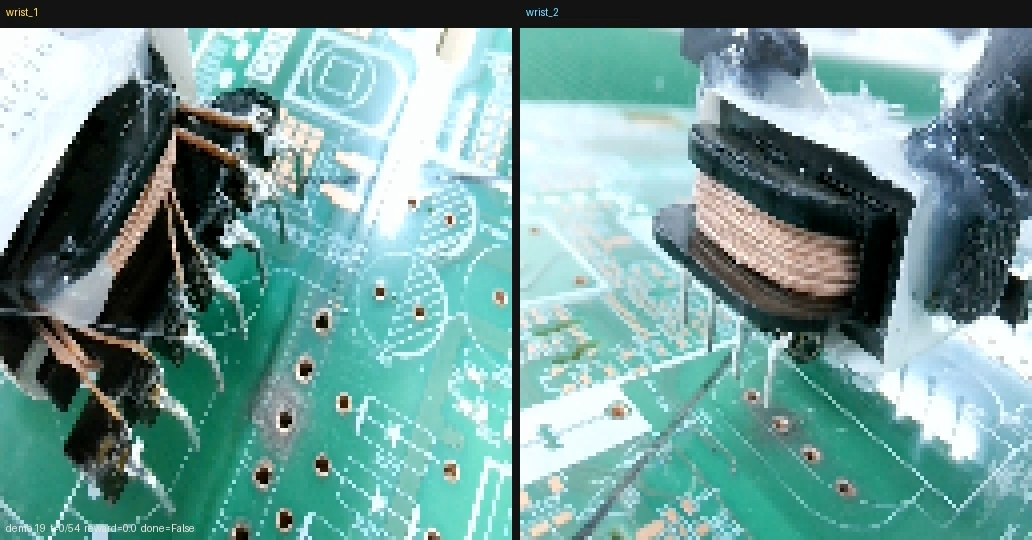
#> input picture images/THT电容插件装配.png, 1032 x 540 px; its folder holds only this picture in this run
$ python -i rynnvalue_live_hud.py   (imports and definitions only)
#> lines starting #> are read from the running program, lines starting #| are printed output that depends on the picture
#!/usr/bin/env python3
"""Async RynnValue Live HUD for sim rollouts.

Env-agnostic scoring / overlay layer: push RGB frames from any sim loop,
score via reward_server on a wall-clock interval (not control-rate), and
draw an OpenCV overlay of remaining time.

Per-sim observation adapters live in ``rynnvalue_sim_bridge`` (LIBERO first;
RoboTwin / MolmoSpaces / MuJoCo profiles stubbed for the same CLI).
"""
from __future__ import annotations

import io
import json
import logging
import threading
import time
from collections import deque
from dataclasses import dataclass, field
from pathlib import Path
from typing import Any, Deque, Dict, List, Optional, Sequence, Tuple

import numpy as np

logger = logging.getLogger(__name__)

DEFAULT_SERVER_URL = "http://127.0.0.1:8001"
DEFAULT_ROBOT_DESCRIPTION = "a Franka single-arm robot"
DEFAULT_CAMERA_DESCRIPTION = "the third-person agentview camera"
# OpenCV window defaults (WINDOW_NORMAL + free resize).
DEFAULT_WINDOW_WIDTH = 960
DEFAULT_WINDOW_HEIGHT = 720
# Upscale tiny sim frames before drawing HUD so text/plot stay readable.
HUD_DRAW_MIN_SIDE = 720


# [15 lines left out: function _primary_monitor_rect, not called in this run]


# OpenCV QT5 HighGUI persists geometry by window title; bumping a zero-width
# suffix makes each open a fresh window so restore cannot yank it off-center.
_WINDOW_NAME_SEQ = 0


# [113 lines left out: functions _fresh_window_name, _center_opencv_window, _set_opencv_window_topmost, _x11_set_window_above, not called in this run]


@dataclass
class HudSnapshot:
    remaining_s: Optional[float] = None
    reward_phi: Optional[float] = None
    progress_curve: List[float] = field(default_factory=list)
    step: int = 0
    scored_at: float = 0.0
    latency_s: float = 0.0
    error: str = ""
    instruction: str = ""


def _as_uint8_rgb(frame: np.ndarray) -> np.ndarray:
    arr = np.asarray(frame)
    if arr.ndim == 2:
        arr = np.stack([arr, arr, arr], axis=-1)
    if arr.ndim != 3 or arr.shape[-1] not in (1, 3, 4):
        raise ValueError(f"unexpected frame shape: {arr.shape}")
    if arr.shape[-1] == 1:
        arr = np.repeat(arr, 3, axis=-1)
    elif arr.shape[-1] == 4:
        arr = arr[..., :3]
    if arr.dtype != np.uint8:
        arr = np.clip(arr, 0, 255).astype(np.uint8)
    return np.ascontiguousarray(arr)


# [135 lines left out: functions _uniform_sample, _numpy_to_npy_file_tuple, _build_multipart_payload, _post_multipart, score_frames, not called in this run]


def _fit_put_text(
    img: np.ndarray,
    text: str,
    org: Tuple[int, int],
    font_scale: float,
    color: Tuple[int, int, int],
    thickness: int,
    max_width: int,
) -> None:
    """Draw text clipped to ``max_width`` (ellipsis when truncated)."""
    import cv2

    if max_width <= 8 or not text:
        return
    font = cv2.FONT_HERSHEY_SIMPLEX
    shown = text
    while shown:
        (tw, _th), _ = cv2.getTextSize(shown, font, font_scale, thickness)
        if tw <= max_width:
            break
        if len(shown) <= 1:
            shown = ""
            break
        cut = max(1, len(shown) - 2)
        shown = shown[:cut] + ("…" if cut < len(text) else "")
    if shown:
        cv2.putText(img, shown, org, font, font_scale, color, thickness, cv2.LINE_AA)


def draw_hud_overlay(
    frame: np.ndarray,
    snap: HudSnapshot,
    *,
    history: Optional[Sequence[float]] = None,
) -> np.ndarray:
    """Return BGR image with remaining-time HUD (OpenCV)."""
    import cv2

    img = _as_uint8_rgb(frame)
    h0, w0 = img.shape[:2]
    # Upscale tiny sim frames so panel text / curve stay readable in the window.
    side = max(h0, w0)
    if side < HUD_DRAW_MIN_SIDE:
        scale = HUD_DRAW_MIN_SIDE / float(side)
        img = cv2.resize(
            img,
            (max(1, int(round(w0 * scale))), max(1, int(round(h0 * scale)))),
            interpolation=cv2.INTER_LINEAR,
        )
    bgr = cv2.cvtColor(img, cv2.COLOR_RGB2BGR)
    h, w = bgr.shape[:2]

    # Top panel: left text column + right curve plot (no overlap).
    panel_h = min(160, max(108, h // 5))
    plot_w = max(160, min(280, w // 3))
    plot_pad = 10
    plot_x0 = w - plot_w - plot_pad
    text_max_w = max(40, plot_x0 - 20)

    overlay = bgr.copy()
    cv2.rectangle(overlay, (0, 0), (w, panel_h), (20, 20, 20), -1)
    cv2.addWeighted(overlay, 0.65, bgr, 0.35, 0, bgr)

    age = (time.time() - snap.scored_at) if snap.scored_at else float("nan")
    if snap.remaining_s is not None:
        title = f"RynnValue  rem={snap.remaining_s:.2f}s"
        phi_line = f"Phi={-(snap.remaining_s):.2f}"
        color = (80, 220, 120)
    elif snap.error:
        title = f"RynnValue  ERR: {snap.error[:64]}"
        phi_line = ""
        color = (60, 60, 220)
    else:
        title = "RynnValue  waiting…"
        phi_line = ""
        color = (180, 180, 180)

    _fit_put_text(bgr, title, (12, 32), 0.7, color, 2, text_max_w)
    if phi_line:
        _fit_put_text(bgr, phi_line, (12, 58), 0.6, color, 2, text_max_w)
        meta_y = 82
    else:
        meta_y = 58
    meta = f"step={snap.step}  latency={snap.latency_s:.2f}s  age={age:.1f}s"
    _fit_put_text(bgr, meta, (12, meta_y), 0.5, (220, 220, 220), 1, text_max_w)
    if snap.instruction:
        _fit_put_text(
            bgr,
            snap.instruction,
            (12, min(panel_h - 12, meta_y + 24)),
            0.45,
            (200, 200, 200),
            1,
            text_max_w,
        )

    hist = list(history or [])
    if len(hist) >= 2:
        plot_y0 = 10
        plot_h = panel_h - 20
        cv2.rectangle(
            bgr,
            (plot_x0, plot_y0),
            (plot_x0 + plot_w, plot_y0 + plot_h),
            (40, 40, 40),
            -1,
        )
        cv2.rectangle(
            bgr,
            (plot_x0, plot_y0),
            (plot_x0 + plot_w, plot_y0 + plot_h),
            (90, 90, 90),
            1,
        )
        vals = np.asarray(hist[-64:], dtype=np.float32)
        vmin, vmax = float(vals.min()), float(vals.max())
        if abs(vmax - vmin) < 1e-6:
            vmax = vmin + 1.0
        # Leave a small right margin inside the plot for the latest value label.
        label_w = 56
        xs = np.linspace(plot_x0 + 4, plot_x0 + plot_w - label_w - 4, num=len(vals))
        pts = []
        for x, v in zip(xs, vals):
            y = plot_y0 + plot_h - 4 - (float(v) - vmin) / (vmax - vmin) * (plot_h - 8)
            pts.append([int(x), int(y)])
        cv2.polylines(
            bgr,
            [np.asarray(pts, dtype=np.int32)],
            False,
            (80, 200, 255),
            2,
            cv2.LINE_AA,
        )
        last_v = float(vals[-1])
        last_y = int(
            plot_y0 + plot_h - 4 - (last_v - vmin) / (vmax - vmin) * (plot_h - 8)
        )
        last_y = max(plot_y0 + 14, min(plot_y0 + plot_h - 6, last_y))
        cv2.putText(
            bgr,
            f"{last_v:.2f}",
            (plot_x0 + plot_w - label_w + 2, last_y),
            cv2.FONT_HERSHEY_SIMPLEX,
            0.45,
            (80, 200, 255),
            1,
            cv2.LINE_AA,
        )

    return bgr


class RynnValueLiveHud:
    """Non-blocking Live HUD: push frames from the sim loop; scores by wall clock."""

    def __init__(
        self,
        *,
        server_url: str = DEFAULT_SERVER_URL,
        instruction: str = "",
        refresh_sec: float = 1.0,
        num_frames: int = 8,
        max_buffer: int = 256,
        timeout_s: float = 60.0,
        robot_description: str = DEFAULT_ROBOT_DESCRIPTION,
        camera_description: str = DEFAULT_CAMERA_DESCRIPTION,
        show_window: bool = True,
        window_name: str = "RynnValue Live HUD",
        status_path: Optional[str] = None,
        use_frame_steps: bool = False,
        flip_ud: bool = True,
    ) -> None:
        self.server_url = (server_url or DEFAULT_SERVER_URL).rstrip("/")
        self.instruction = instruction or ""
        self.refresh_sec = max(0.2, float(refresh_sec))
        self.num_frames = max(1, int(num_frames))
        self.max_buffer = max(self.num_frames, int(max_buffer))
        self.timeout_s = float(timeout_s)
        self.robot_description = robot_description
        self.camera_description = camera_description
        self.show_window = bool(show_window)
        self._window_name_base = window_name or "RynnValue Live HUD"
        self.window_name = self._window_name_base
        self.status_path = Path(status_path) if status_path else None
        self.use_frame_steps = bool(use_frame_steps)
        # LIBERO/robosuite offscreen RGB is OpenGL origin (first row = bottom).
        # mujoco.Renderer already returns top-left origin — do not flip that path.
        self.flip_ud = bool(flip_ud)

        self._frames: Deque[np.ndarray] = deque(maxlen=self.max_buffer)
        self._lock = threading.Lock()
        self._stop = threading.Event()
        self._wake = threading.Event()
        self._thread: Optional[threading.Thread] = None
        self._snap = HudSnapshot(instruction=self.instruction)
        self._history: Deque[float] = deque(maxlen=256)
        self._last_overlay_bgr: Optional[np.ndarray] = None
        self._last_display_rgb: Optional[np.ndarray] = None
        self._inflight = False
        self._dirty = False
        self._step = 0
        self._cv2 = None
        self._window_dismissed = False  # user closed window / pressed Esc
        self._last_err_log_at = 0.0
        self._last_err_text = ""
        self._last_overlay_write_at = 0.0
        self._overlay_write_min_interval_s = 0.1  # ~10 Hz for eai workspace preview
        # Keep recentering for a few frames after (re)create.
        self._center_attempts_left = 0
        self._window_seen_open = False
        self._window_missing_streak = 0

    def _arm_window_center(self, attempts: int = 20) -> None:
        """Schedule recenter on subsequent pump_window calls."""
        self._center_attempts_left = max(0, int(attempts))

    # [130 lines left out: functions _maybe_center_window, _ensure_window, start, dismiss_window, window_is_open, not called in this run]

    def user_closed_window(self) -> bool:
        return bool(self._window_dismissed)

    # [32 lines left out: functions stop, set_instruction, reset_episode, not called in this run]

    def push_frame(
        self,
        frame: np.ndarray,
        *,
        step: Optional[int] = None,
        display_frame: Optional[np.ndarray] = None,
    ) -> HudSnapshot:
        """Push a frame for scoring; optionally show a different image in the window.

        ``frame`` goes to the score buffer (e.g. openpi-flipped LIBERO agentview).
        ``display_frame`` (if set) is used only for the OpenCV overlay / saved HUD
        video so the window can match the sim viewer orientation.
        """
        if self._window_dismissed or self._stop.is_set():
            return self.snapshot()
        rgb = _as_uint8_rgb(frame)
        display_rgb = (
            _as_uint8_rgb(display_frame) if display_frame is not None else rgb
        )
        if self.flip_ud:
            rgb = np.ascontiguousarray(rgb[::-1])
            display_rgb = (
                rgb
                if display_frame is None
                else np.ascontiguousarray(display_rgb[::-1])
            )
        with self._lock:
            self._frames.append(rgb)
            if step is not None:
                self._step = int(step)
            else:
                self._step += 1
            self._dirty = True
            snap = HudSnapshot(
                remaining_s=self._snap.remaining_s,
                reward_phi=self._snap.reward_phi,
                progress_curve=list(self._snap.progress_curve),
                step=self._step,
                scored_at=self._snap.scored_at,
                latency_s=self._snap.latency_s,
                error=self._snap.error,
                instruction=self.instruction,
            )
            history = list(self._history)

        overlay = draw_hud_overlay(display_rgb, snap, history=history)
        with self._lock:
            self._last_overlay_bgr = overlay
            self._last_display_rgb = display_rgb
        self._write_overlay_image(overlay)

        self.pump_window(force_overlay=overlay)
        return snap

    def pump_window(self, force_overlay: Optional[np.ndarray] = None) -> None:
        """Refresh OpenCV window (call from the process/thread that owns the GUI).

        Qt/HighGUI is not thread-safe: RoboTwin should run the frame-bus sidecar
        in a dedicated process so ``imshow`` / ``waitKey`` stay on that main thread.

        Closing the window (X) or pressing Esc/q stops the GUI and scoring.
        Subsequent ``imshow`` calls are skipped so the window does not pop back open.
        """
        if self._window_dismissed or not self.show_window:
            return
        if self._cv2 is None or not self._ensure_window():
            return
        overlay = force_overlay
        if overlay is None:
            # Rebuild overlay when score snapshot advanced since last push.
            with self._lock:
                display_rgb = self._last_display_rgb
                snap = HudSnapshot(
                    remaining_s=self._snap.remaining_s,
                    reward_phi=self._snap.reward_phi,
                    progress_curve=list(self._snap.progress_curve),
                    step=self._snap.step,
                    scored_at=self._snap.scored_at,
                    latency_s=self._snap.latency_s,
                    error=self._snap.error,
                    instruction=self._snap.instruction,
                )
                history = list(self._history)
                cached = self._last_overlay_bgr
            if display_rgb is not None:
                overlay = draw_hud_overlay(display_rgb, snap, history=history)
                with self._lock:
                    self._last_overlay_bgr = overlay
                self._write_overlay_image(overlay)
            else:
                overlay = cached
        try:
            if overlay is not None:
                # Recreate if a sim backend wiped HighGUI windows.
                if not self.window_is_open():
                    self._ensure_window()
                self._cv2.imshow(self.window_name, overlay)
                # Re-assert topmost while recentering (not every frame — X11 is heavy).
                if self._center_attempts_left > 0:
                    _set_opencv_window_topmost(self._cv2, self.window_name)
                self._maybe_center_window(overlay)
            key = int(self._cv2.waitKey(1) & 0xFF)
        except Exception as exc:  # noqa: BLE001
            logger.warning("imshow failed: %s", exc)
            self.dismiss_window("imshow error")
            return
        if key in (27, ord("q"), ord("Q")):  # Esc / q
            self.dismiss_window("Esc/q")
            return
        if self.window_is_open():
            self._window_seen_open = True
            self._window_missing_streak = 0
        else:
            # QT reports -1 during create/move; only treat as user-X after the
            # window was stably open, and only after several consecutive misses.
            # If never seen open (e.g. destroyAllWindows mid-reset), recreate.
            self._window_missing_streak += 1
            if not self._window_seen_open:
                self._ensure_window()
            elif self._window_missing_streak >= 8:
                self.dismiss_window("title-bar X")

    # [20 lines left out: functions snapshot, last_overlay_rgb, not called in this run]

    def overlay_image_path(self) -> Optional[Path]:
        """Sibling JPEG path for eai workspace preview (``*_overlay.jpg``)."""
        if self.status_path is None:
            return None
        return self.status_path.with_name(self.status_path.stem + "_overlay.jpg")

    def _write_overlay_image(self, overlay_bgr: Optional[np.ndarray]) -> None:
        """Atomically write BGR overlay JPEG next to status_path for GUI embedding."""
        path = self.overlay_image_path()
        if path is None or overlay_bgr is None:
            return
        now = time.time()
        if now - self._last_overlay_write_at < self._overlay_write_min_interval_s:
            return
        self._last_overlay_write_at = now
        try:
            import cv2

            path.parent.mkdir(parents=True, exist_ok=True)
            # Keep a real image suffix so OpenCV picks a JPEG writer
            # (``.jpg.tmp`` is treated as extension ``.tmp`` and fails).
            tmp = path.with_name(path.stem + ".writing.jpg")
            ok = cv2.imwrite(str(tmp), overlay_bgr)
            if ok:
                tmp.replace(path)
            elif tmp.is_file():
                try:
                    tmp.unlink()
                except OSError:
                    pass
        except Exception as exc:  # noqa: BLE001
            logger.debug("overlay write failed: %s", exc)

    # [124 lines left out: functions _write_status, _worker, not called in this run]


__all__ = [
    "DEFAULT_CAMERA_DESCRIPTION",
    "DEFAULT_ROBOT_DESCRIPTION",
    "DEFAULT_SERVER_URL",
    "HudSnapshot",
    "RynnValueLiveHud",
    "draw_hud_overlay",
    "score_frames",
]

>>> import cv2
>>> picture = cv2.cvtColor(cv2.imread('../images/THT电容插件装配.png'), cv2.COLOR_BGR2RGB)
>>> result = RynnValueLiveHud().push_frame(picture)
#> in push_frame, `rgb = np.ascontiguousarray(rgb[::-1])`:
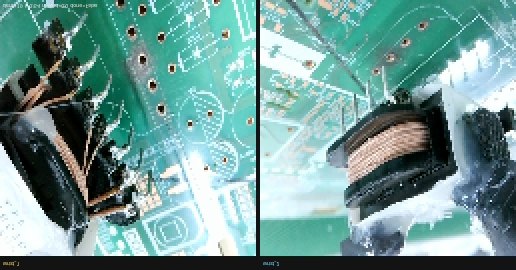
#> rgb: shape (540, 1032, 3) (shown at 1/2 size); mean R, G, B 113.5, 153.8, 150.4
#> in draw_hud_overlay, `cv2.rectangle(overlay, (0, 0), (w, panel_h), (20, 20, 20), -1)`:
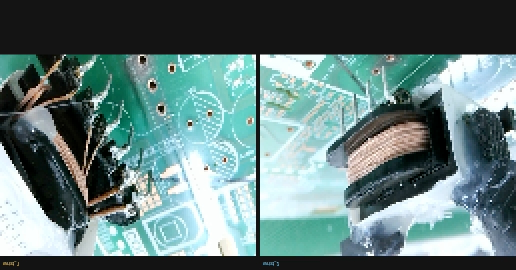
#> overlay: shape (540, 1032, 3) (shown at 1/2 size); mean B, G, R 124.1, 124.9, 99.4
#> in draw_hud_overlay, `cv2.addWeighted(overlay, 0.65, bgr, 0.35, 0, bgr)`:
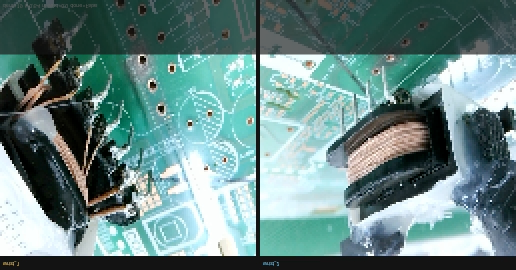
#> bgr: shape (540, 1032, 3) (shown at 1/2 size); mean B, G, R 133.3, 135, 104.4
#> call 2 of _fit_put_text, with text = 'step=1  latency=0.00s  age=nans', org = (12, 58), font_scale = 0.5, color = (220, 220, 220), thickness = 1, max_width = 722
#> in _fit_put_text (call 2), `cv2.putText(img, shown, org, font, font_scale, color, thickness, cv2.L..`:
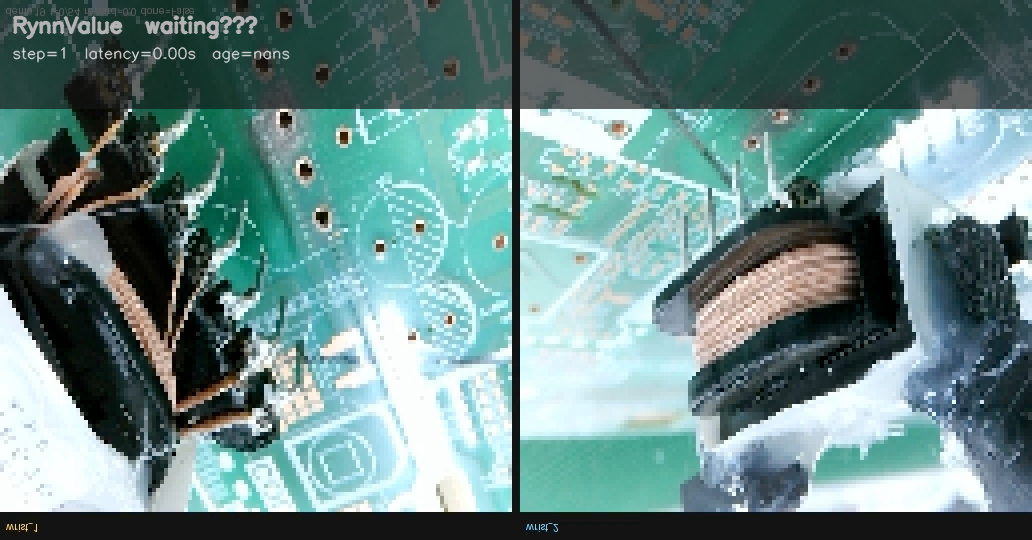
#> img: shape (540, 1032, 3); mean B, G, R 134, 135.7, 105.1

$ run again, on images/叠盒子.png
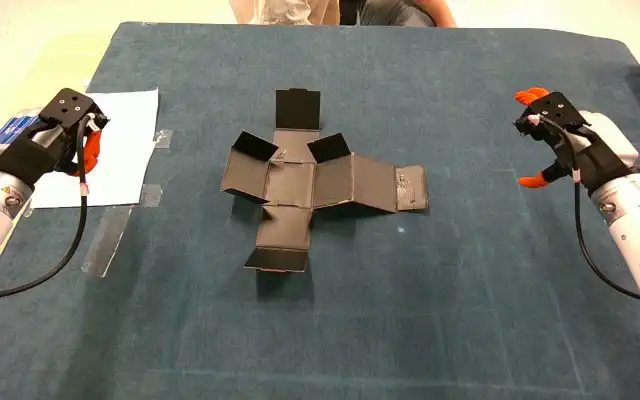
#> input picture images/叠盒子.png, 640 x 400 px
#> in push_frame, `rgb = np.ascontiguousarray(rgb[::-1])`:
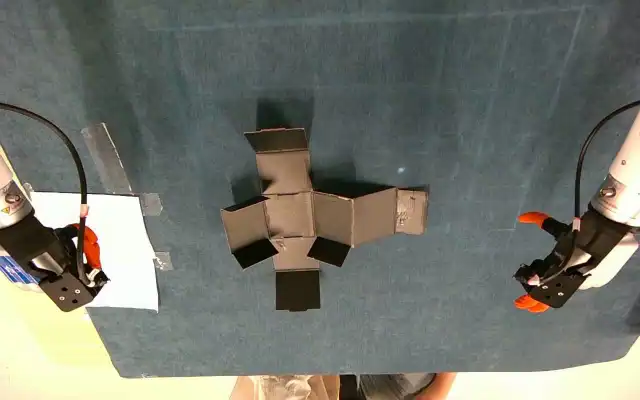
#> rgb: shape (400, 640, 3); mean R, G, B 114.6, 117, 108.3
#> in _fit_put_text (call 2), `cv2.putText(img, shown, org, font, font_scale, color, thickness, cv2.L..`:
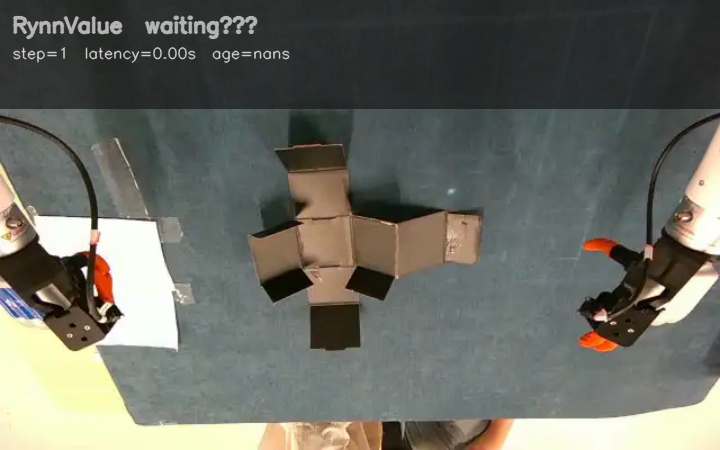
#> img: shape (450, 720, 3); mean B, G, R 98.8, 107.2, 106.4

$ run again, on images/商超零售拆盒子.png
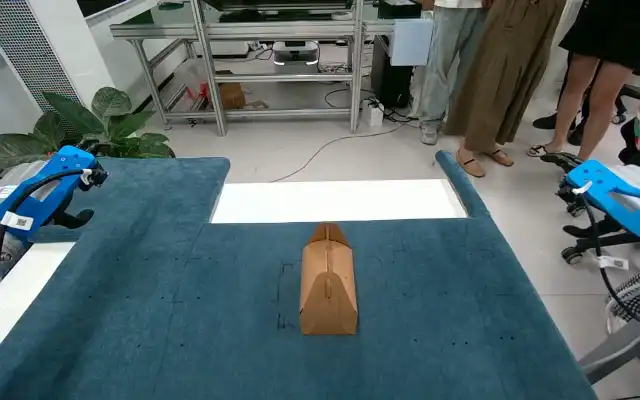
#> input picture images/商超零售拆盒子.png, 640 x 400 px
#> in push_frame, `rgb = np.ascontiguousarray(rgb[::-1])`:
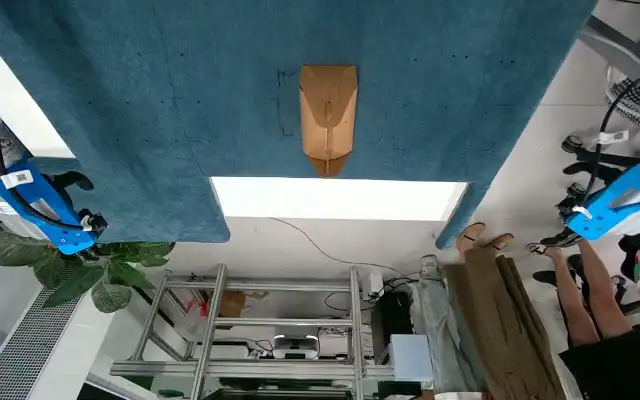
#> rgb: shape (400, 640, 3); mean R, G, B 87.3, 103.9, 105.9
#> in _fit_put_text (call 2), `cv2.putText(img, shown, org, font, font_scale, color, thickness, cv2.L..`:
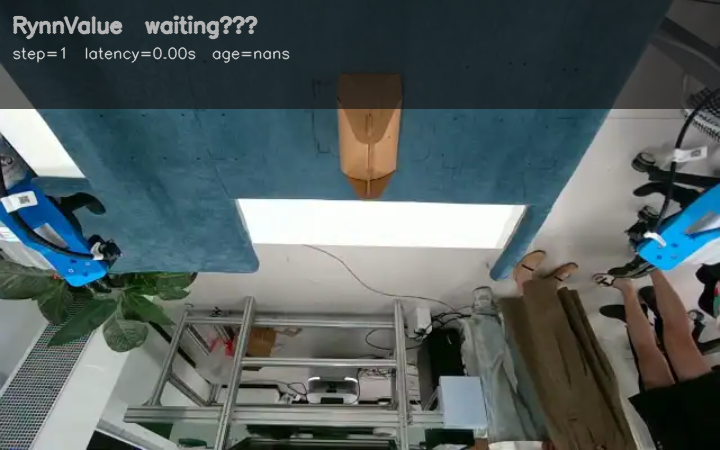
#> img: shape (450, 720, 3); mean B, G, R 95.4, 95.1, 83.4
